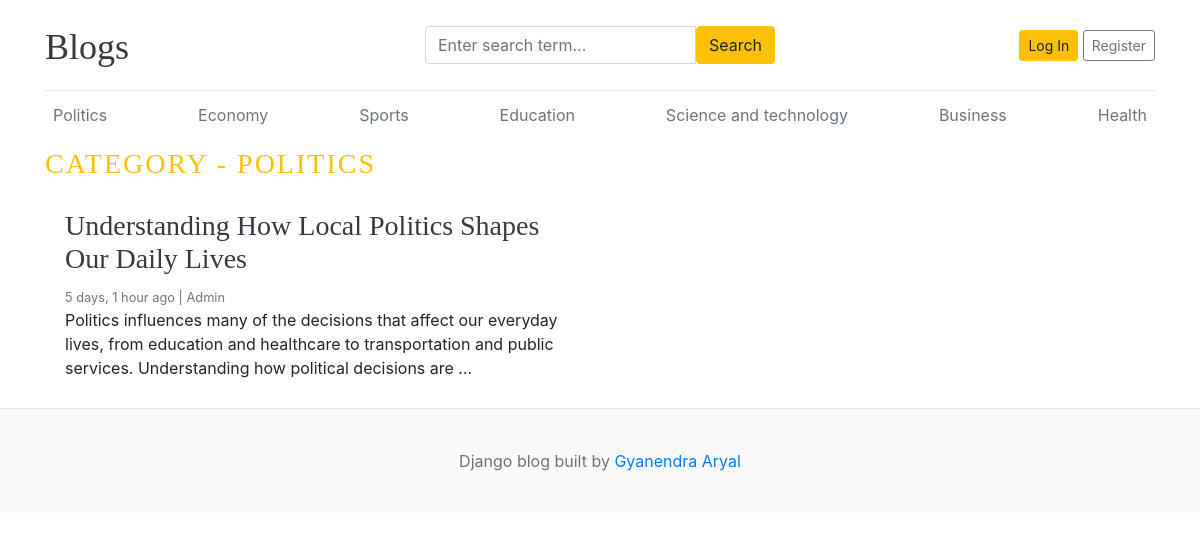
Page /category/1/ on the committed database.
### blogs/models.py (models this page shows)
class Category(models.Model):
    id = models.BigAutoField(primary_key=True)
    category_name = models.CharField(max_length=100, unique=True)
    created_at = models.DateTimeField(auto_now_add=True)
    updated_at = models.DateTimeField(auto_now=True)
    class Meta:
        verbose_name_plural = "categories"
    def __str__(self):
        return self.category_name

class Blog(models.Model):
    STATUS_CHOICES = [
        ("Draft", "DRAFT"),
        ("Published", "PUBLISHED"),
    ]
    id = models.BigAutoField(primary_key=True)
    title = models.CharField(max_length=100)
    slug = models.SlugField(max_length=150, unique=True, blank=True)
    category = models.ForeignKey(Category, on_delete=models.CASCADE)
    author = models.ForeignKey(User, on_delete=models.CASCADE)
    featured_image = models.ImageField(upload_to="uploads/%Y/%m/%d")
    short_description = models.TextField()
    blog_body = models.TextField()
    status = models.CharField(choices=STATUS_CHOICES, default="Draft", max_length=20)
    is_featured = models.BooleanField(default=False)
    created_at = models.DateTimeField(auto_now_add=True)
    updated_at = models.DateTimeField(auto_now=True)
    def __str__(self):
        return self.title

### blogs/views.py (the view)
# urls.py: path("<int:id>/", views.posts_by_category, name="posts_by_category"),
def posts_by_category(request, id):
    posts = Blog.objects.filter(status="Published", category=id)
    print(id,posts)
    category = get_object_or_404(Category, id=id)
    context = {"posts": posts, "category": category}
    return render(request, "post_by_category.html", context)

### blogs/context_processors.py (called while the page is built)
def get_categories(request):
    categories = Category.objects.all()
    return dict(categories=categories)

def get_social_links(request):
    social_links = SocialLink.objects.all()
    return dict(social_links=social_links)

### templates/post_by_category.html
{% extends "base.html" %}
{% block content %}
<h3 class = "text-uppercase text-warning" style = "letter-spacing: 2px;">Category - {{category}} </h3>
  <div class="row mb-2">
    {% if posts %}
    {% for post in posts %}
    <div class="col-md-6">
      <div class="card border-0" >
        <div class="card-body">
          <h3><a href="{% url 'blogs' post.slug%}" class = "text-dark">{{post.title}} </a></h3>
          <small class="mb-1 text-muted">{{post.created_at | timesince}} ago | <span class = "text-capitalize">{{post.author}}</span> </small>
          <p class="card-text">{{post.short_description | truncatewords:25}} </p>
        </div>
      </div>
    </div>
    {% endfor %}
    {% else %}
    <p class = "text-center">No posts Found</p>
    {% endif %}
  </div>
</div>
{% endblock content %}

### templates/base.html (shortened to what this page needs)
{%load static%}
<!DOCTYPE html>
<html lang="en">
<head>
    <link href="https://getbootstrap.com/docs/4.0/dist/css/bootstrap.min.css" rel="stylesheet">
    <link href="{% static 'css/blog.css'%}" rel="stylesheet">
  </head>
<body>
    <div class="container">
      <header class="blog-header py-3">
        <div class="row flex-nowrap justify-content-between align-items-center">
          <div class="col-4 pt-1">
            <a class="blog-header-logo text-dark" href="/">Blogs</a>
          </div>
          <div class = "col-4">
            <form action="{% url "search" %}" method="GET">
                <div class="input-group">
                    <input class="form-control" name="keyword" value="{{ keyword }}" type="text" placeholder="Enter search term...">
                    <button type="submit" class="btn btn-warning " id="button-search">Search</button>
                </div>
            </form>
          </div>
          <div class="col-4 d-flex justify-content-end align-items-center">
            {% if not user.is_authenticated %}
            <a class="btn btn-sm btn-warning" href="{% url "login"%}">Log In</a> &nbsp;
            <a class="btn btn-sm btn-outline-secondary" href="{% url 'register'%}">Register</a>
            {% else %}
            <span class = "text-capitalize">{{user}}</span>
            &emsp;
            <button class="btn btn-warning"><a class="text-dark" href="{% url "logout"%}">Logout</a></button >
            {% endif %}
          </div>
        </div>
      </header>
      <div class="nav-scroller py-1 mb-2">
        <nav class="nav d-flex justify-content-between">
            {% for cat in categories%}
          <a class="p-2 text-muted" href="{% url 'posts_by_category' cat.id %} ">{{cat}}</a>
          {% endfor %}
        </nav>
      </div>
{% block content %}
{% endblock content %}
<footer class="blog-footer">
    <p>Django blog built by <a href="#">Gyanendra Aryal</a></p>
</footer>
</body>
</html>

### blog_main/static/css/blog.css (style rules this page uses)
.blog-header { border-bottom: 1px solid #e5e5e5; }
.blog-header-logo { font-family: "Playfair Display", Georgia, "Times New Roman", serif; font-size: 2.25rem; }
h1, h2, h3, h4, h5, h6 { font-family: "Playfair Display", Georgia, "Times New Roman", serif; }
.blog-footer { padding: 2.5rem 0; color: #727272; text-align: center; background-color: #f9f9f9; border-top: .05rem solid #e5e5e5; }
.blog-footer p:last-child { margin-bottom: 0; }

### rows in the picture
Category: category_name "Politics", category_name "POLITICS"
Category: category_name "Economy"
Category: category_name "Sports"
Category: category_name "Education"
Category: category_name "Science and technology"
Category: category_name "Business"
Category: category_name "Health"
Blog: title "Understanding How Local Politics Shapes Our Daily Lives", created_at "5 days, 1 hour", author "Admin", short_description "Politics influences many of the decisions that affect our everyday lives, from education and healthcare to transportation and public services. Understanding how political decisions are …"
